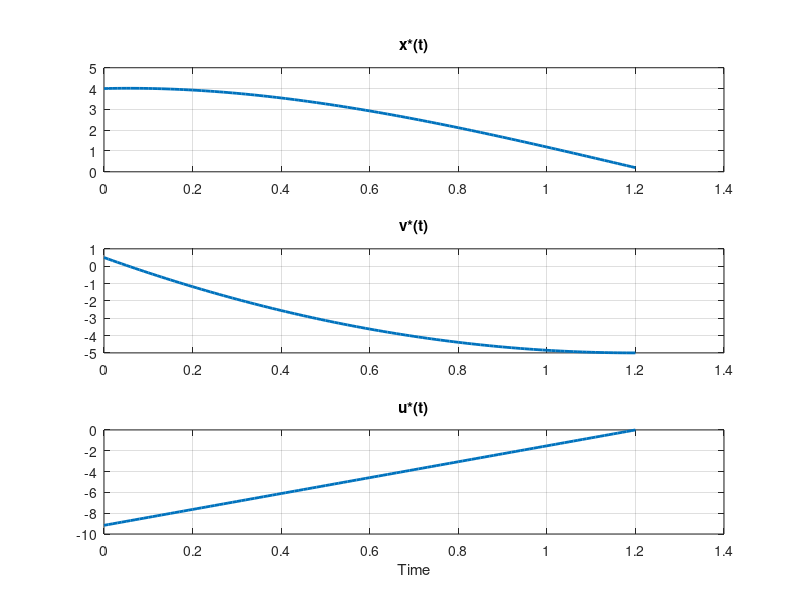

MATLAB code for this plot: (Note: this script raises an error after producing the figure.)
% HW 6 

clear; clc 
set(groot,'defaultAxesXGrid','on')
set(groot,'defaultAxesYGrid','on')
set(groot, 'defaultLineLineWidth', 2)

%% Problem 1.2

% initial states 
x0 = 4; 
v0 = 0.5; 
T = 1.2; 

% ------------------------------------------------------------------------
% Problem 1.2a: intercept problem 

% find sigma x 
x_T = 0.2; 
sig_x_i = ( (v0*T + x0)/x_T - 1 ) * 6/T^3; 
sig_v_i = 0; 

% xstar, vstar, ustar trajectories 
dt = 0.01; 
t_ir = [0 : dt : T]; 
xstar_i = 1/12 * sig_x_i * x_T * t_ir.^3 ... 
    - 1/4 * sig_x_i * x_T * T * t_ir.^2 ... 
    + v0*t_ir + x0 ; 
vstar_i = 1/4 * sig_x_i * x_T * t_ir.^2 ... 
    - 1/2 * sig_x_i * x_T * T * t_ir ... 
    + v0; 
ustar_i = 1/2 * ( sig_x_i * x_T * t_ir ... 
    - sig_x_i * x_T * T ); 

% control effort 
ustar2_i = ustar_i.^2; 
ustar2_i_T = trapz(ustar2_i) * dt; 

ftitle = 'Problem 2.2a - Intercept'; 
figure('name', ftitle, 'position', [100 100 700 700]) 
    subplot(3,1,1) 
        plot(t_ir, xstar_i); 
        title('x*(t)')
    subplot(3,1,2) 
        plot(t_ir, vstar_i);
        title('v*(t)') 
    subplot(3,1,3) 
        plot(t_ir, ustar_i); 
        title('u*(t)') 
        xlabel('Time') 
    sgtitle({ftitle; sprintf('Control effort = %.6g', ustar2_i_T)}); 

% ------------------------------------------------------------------------
% Problem 1.2b: rendezvous problem 

% find sigma x, v 
x_T = 0.2; 
v_T = -0.1; 
A = [   1/6*x_T*T^3     1/4*v_T*T^2 ; 
        1/4*x_T*T^2     1/2*v_T*T   ];
b = [   v0*T + x0 - x_T; 
        v0 - v_T]; 
sig_xv = A^-1*b; 
sig_x_r = sig_xv(1); 
sig_v_r = sig_xv(2); 

% xstar, vstar, ustar trajectories 
xstar_r = 1/12 * sig_x_r * x_T * t_ir.^3 ... 
    - 1/4 * sig_x_r * x_T * T * t_ir.^2 ... 
    - 1/4 * sig_v_r * v_T * t_ir.^2 ... 
    + v0*t_ir + x0; 
vstar_r = 1/4 * sig_x_r * x_T * t_ir.^2 ... 
    - 1/2 * sig_x_r * x_T * T * t_ir ... 
    - 1/2 * sig_v_r * v_T * t_ir + v0; 
ustar_r = 1/2 * ( ( sig_x_r * x_T ) * t_ir ... 
    - sig_x_r * x_T * T ... 
    - sig_v_r * v_T ); 

% control effort 
ustar2_r = ustar_r.^2; 
ustar2_r_T = trapz(ustar2_r) * dt; 

ftitle = 'Problem 2.2b - Rendezvous'; 
figure('name', ftitle, 'position', [100 100 700 700])
    subplot(3,1,1) 
        plot(t_ir, xstar_r); 
        title('x*(t)')
    subplot(3,1,2) 
        plot(t_ir, vstar_r);
        title('v*(t)') 
    subplot(3,1,3) 
        plot(t_ir, ustar_r); 
        title('u*(t)') 
        xlabel('Time') 
    sgtitle({ftitle; sprintf('Control effort = %.6g', ustar2_r_T)}); 

    
%% Problem 1.3: Finite-Horizon LQR approach: intercept 

% dynamics 
A = [0 1; 0 0 ]; 
B = [0 1]'; 

% LQR matrices 
M = [sig_x_i, 0; 0, sig_v_i]; 
Q = zeros(2); 
R = 1;
    
% intercept 
[t_LQR_i, u_LQR_i, x_LQR_i, P_LQR_i, H_LQR_i] = intRiccati_aug(M, A, B, Q, R, T, x0, v0, dt); 

% rendezvous 
M = [sig_x_r, 0; 0, sig_v_r]; 
[t_LQR_r, u_LQR_r, x_LQR_r, P_LQR_r, H_LQR_r] = intRiccati_aug(M, A, B, Q, R, T, x0, v0, dt); 

n = 4; p = 2; 
ftitle = 'Problem 2.3 - Finite Horizon LQR'; 
figure('name', ftitle, 'position', [100 100 700 700])

    subplot(n,p,1) 
        plot(t_ir, ustar_i, t_LQR_i, u_LQR_i, '--')
        title({'Intercept'; 'u*(t)'}) 
        legend('classical', 'Riccati', 'location', 'best')
    subplot(n,p,3) 
        plot(t_ir, vstar_i, t_LQR_i, x_LQR_i(:,2), '--') 
        title('v*(t)') 
    subplot(n,p,5) 
        plot(t_ir, xstar_i, t_LQR_i, x_LQR_i(:,1), '--') 
        title('x*(t)') 
    subplot(n,p,7)
        plot(t_LQR_i, H_LQR_i)
        title('H*(t)')
        
    subplot(n,p,2) 
        plot(t_ir, ustar_r, t_LQR_r, u_LQR_r, '--')
        title({'Rendezvous'; 'u*(t)'}) 
        legend('classical', 'Riccati', 'location', 'best')
    subplot(n,p,4) 
        plot(t_ir, vstar_r, t_LQR_r, x_LQR_r(:,2), '--')
        title('v*(t)') 
    subplot(n,p,6) 
        plot(t_ir, xstar_r, t_LQR_r, x_LQR_r(:,1), '--') 
        title('x*(t)') 
    subplot(n,p,8)
        plot(t_LQR_r, H_LQR_r)
        title('H*(t)')
        
    sgtitle(ftitle)

        
        
        

%% subfunctions 

function dx = intAtilde(t, x, tk, K, A, B)

ik = find(tk == t); 
Kk = K(ik,:); 

% Atilde = [0 1; -K(1), -K(2)]; 
Atilde = A - B*Kk; 

dx = Atilde*x; 

end 

function [t, u, x, p, H] = intRiccati(M, A, B, Q, R, T, x0, v0)

    % set ode45 params 
    rel_tol = 1e-10;         % 1e-14 accurate; 1e-6 coarse 
    abs_tol = 1e-10; 
    options = odeset('reltol', rel_tol, 'abstol', abs_tol ); 

    % solve matrix Riccati ODE (backwards) 
    Pf = M; 
    [t, Prow] = ode45(@(t, P) mRiccatiEq(t, P, A, B, Q, R), [T 0], Pf, options); 
    t = flip(t); 
    Prow = flip(Prow); 

    % get H, x, p, u 
    xk = [x0; v0]; 
    for i = 2:length(t)

        xkm1 = xk; 
        P = Prow(i,:); 
        P = reshape(P, size(A)); 

        K = inv(R) * B' * P; 

        Atilde = [0 1; -K(1), -K(2)]; 
        if i == 1
            [~, xk] = ode45(@(t, x) Atilde*x, [t(i) t(i+1)], xkm1); 
        else
            [~, xk] = ode45(@(t, x) Atilde*x, [t(i-1) t(i)], xkm1); 
        end 
        xk = xk(end,:)'; 

        pk = -2*P*xk; 
        uk = - K * xk; 
        H(i,:) = pk' * [A*xk + B*uk] - xk'*Q*xk - uk'*R*uk;

        x(i,:) = xk; 
        p(i,:) = pk; 
        u(i,:) = uk; 

    end 

end 

function [t, u, x, p, H] = intRiccati_aug(M, A, B, Q, R, T, x0, v0, dt)

    % set ode45 params 
    rel_tol = 1e-10;         % 1e-14 accurate; 1e-6 coarse 
    abs_tol = 1e-10; 
    options = odeset('reltol', rel_tol, 'abstol', abs_tol ); 

    % solve matrix Riccati ODE (backwards) 
    Pf = M; 
    [t, Prow] = ode45(@(t, P) mRiccatiEq(t, P, A, B, Q, R), [T:-dt:0], Pf, options); 
    t = flip(t); 
    Prow = flip(Prow); 
    P0 = Prow(1,:)'; 

    % get xstar 
    X0 = [x0; v0; P0]; 
    [t, X] = ode45(@(t, X) mRiccatiEq_aug(t, X, A, B, Q, R), t, X0, options);     
    x = X(:,1:2); 
    
    % get ustar, pstar, Hstar 
    for i = 1:length(t) 
        
        P = Prow(i,:); 
        P = reshape(P, size(A)); 
        
        xk = x(i,:)'; 
        
        uk = -inv(R) * B' * P * xk; 
        pk = -2 * P * xk; 
        Atilde = A*xk + B*uk; 
        Hk = pk'*Atilde - xk'*Q*xk - uk'*R*uk; 
        
        u(i,:) = uk; 
        p(i,:) = pk'; 
        H(i,:) = Hk; 
        
    end 

end 

function dPdt = mRiccatiEq(t, P, A, B, Q, R)

P    = reshape(P, size(A)); 
dPdt = - ( P*A + A'*P + Q - P*B*inv(R)*B'*P ); 
dPdt = dPdt(:); 

end 


function dXXdt = mRiccatiEq_aug(t, XX, A, B, Q, R)

x = XX(1:2); 
P = XX(3:end); 
P = reshape(P, size(A)); 

K = inv(R) * B' * P; 
Atilde = A - B*K; 
dxdt = Atilde*x; 

dPdt = - ( P*A + A'*P + Q - P*B*inv(R)*B'*P ); 
dPdt = dPdt(:); 

dXXdt = [dxdt; dPdt]; 

end 
